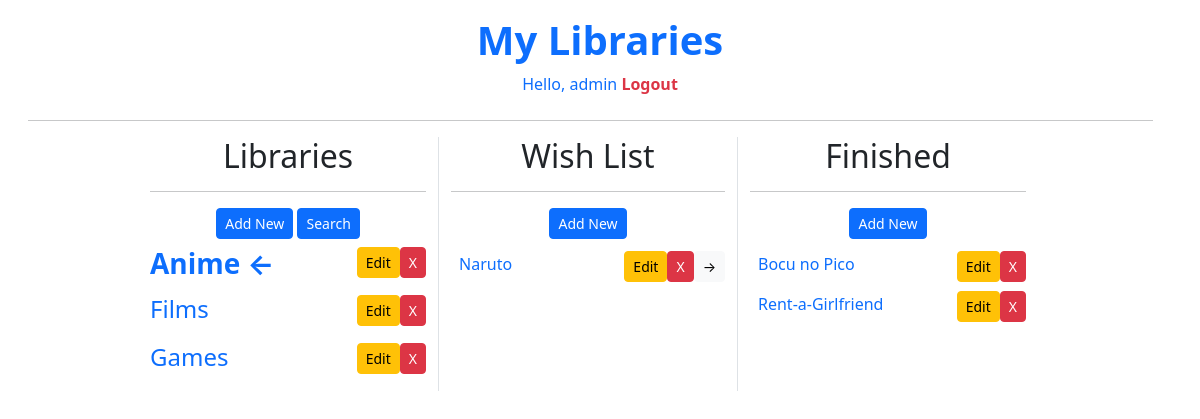
Page /library/Anime/ (signed in) on the earlier database version.
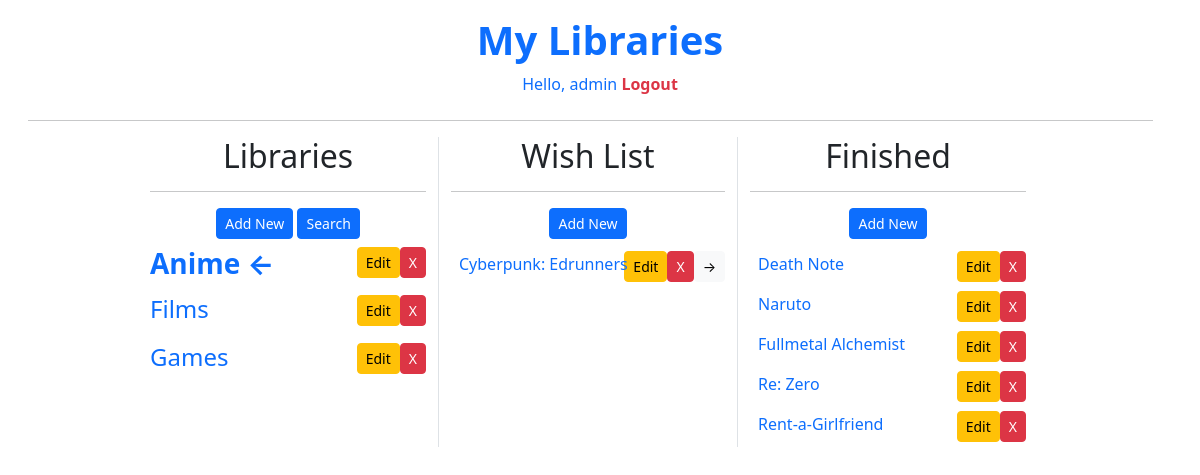
Same page on the later database version.
### apps/base/models.py (models this page shows, shortened)
class Library(models.Model):
    user = models.ForeignKey(User, on_delete=models.CASCADE)
    name = models.CharField(max_length=22, null=True, blank=True)
    created = models.DateTimeField(auto_now_add=True)
    class Meta:
        ordering = ['name']

class Wish(models.Model):
    user = models.ForeignKey(User, on_delete=models.CASCADE)
    library = models.ForeignKey(Library, on_delete=models.CASCADE)
    name = models.CharField(max_length=56, null=True, blank=True)
    created = models.DateTimeField(auto_now_add=True)
    class Meta:
        ordering = ['-created']

class Finished(models.Model):
    user = models.ForeignKey(User, on_delete=models.CASCADE)
    library = models.ForeignKey(Library, on_delete=models.CASCADE)
    name = models.CharField(max_length=56, null=True, blank=True)
    created = models.DateTimeField(auto_now_add=True)
    class Meta:
        ordering = ['-created']

### apps/library_app/views.py (the view, shortened to what this page needs)
# urls.py: path('<str:lib_name>/', LibraryOpen.as_view(), name='library_open'),
class LibraryOpen(generic.ListView):
    model = Library
    context_object_name = 'libraries'
    template_name = 'library_app/library_open.html'
    def get_context_data(self, **kwargs):
        context = super().get_context_data(**kwargs)
        context['libraries'] = context['libraries'].filter(user=self.request.user)
        context['wish_list'] = Wish.objects.filter(user=self.request.user)
        context['wish_list'] = context['wish_list'].filter(library__name=self.kwargs.get('lib_name'))
        context['finished_list'] = Finished.objects.filter(user=self.request.user)
        context['finished_list'] = context['finished_list'].filter(library__name=self.kwargs.get('lib_name'))
        context['lib_name'] = self.kwargs.get('lib_name')
        return context

### templates/library_app/library_open.html (shortened to what this page needs)
{% extends 'main.html' %}
{% load static %}
{% block content %}
<div class="w-100 row justify-content-md-center text-center">
    <div class="col col-lg-3">
        <p class="h2 text-decoration-none">Libraries</p>
        <hr>
        <div>
            <a href="{% url 'library_create' %}" class="btn btn-primary btn-sm mb-2" role="button">Add New</a>
            <a href="{% url 'lib_search' %}" class="btn btn-primary btn-sm mb-2" role="button">Search</a>
            {% for library in libraries %}
                {% if library.name == lib_name %}
                    <p class="pb-2">
                        <a href="{% url 'library_open' library.name %}" class="h3 text-decoration-none float-start"><b>{{ library.name }} ←</b></a>
                        <a href="{% url 'library_delete' library.id %}" class="btn btn-danger btn-sm float-end">X</a>
                        <a href="{% url 'library_update' library.id %}" class="btn btn-warning btn-sm float-end">Edit</a>
                        <br>
                    </p>
                {% else %}
                    <p class="pb-2">
                        <a href="{% url 'library_open' library.name %}" class="h4 text-decoration-none float-start">{{ library.name }}</a>
                        <a href="{% url 'library_delete' library.id %}" class="btn btn-danger btn-sm float-end">X</a>
                        <a href="{% url 'library_update' library.id %}" class="btn btn-warning btn-sm float-end">Edit</a>
                        <br>
                    </p>
                {% endif %}
            {% endfor %}
        </div>
    </div>
    <div class="col col-lg-3 border-start border-end">
        <p class="h2 text-decoration-none">Wish List</p>
        <hr>
        <div>
            <a href="{% url 'wish_create' lib_name %}" class="btn btn-primary btn-sm mb-2" role="button">Add New</a>
            {% if wish_list %}
                {% for wish in wish_list %}
                    <p class="position-absolute p-2">
                        <a role="button" class="h6 text-decoration-none float-start" data-bs-toggle="modal"data-bs-target="#wishModal{{ wish.id }}">
                            {{ wish.name | slice:":25"}}
                        </a>
                        <form method="POST">
                            <input class="d-block mt-1 btn btn-light btn-sm float-end" type="submit" name="move-to-finished" value="→">
                        </form>
                        <form method="POST">
                            <input class="d-block mt-1 btn btn-danger btn-sm float-end" type="submit" name="wish-delete" value="X">
                        </form>
                        <a href="{% url 'wish_update' lib_name wish.id %}" class="d-block mt-1 btn btn-warning btn-sm float-end">Edit</a>
                        <br>
                    </p>
                {% endfor %}
            {% else %}
                <p>There is nothing here yet...</p>
            {% endif %}
        </div>
    </div>
    <div class="col col-lg-3">
        <p class="h2 text-decoration-none">Finished</p>
        <hr>
        <div>
            <a href="{% url 'finished_create' lib_name %}" class="btn btn-primary btn-sm mb-2" role="button">Add New</a>
            {% if finished_list %}
                {% for finished in finished_list %}
                    <p class="position-absolute p-2">
                        <a role="button" class="h6 text-decoration-none float-start" data-bs-toggle="modal"data-bs-target="#finishedModal{{ finished.id }}">
                            {{ finished.name | slice:":25"}}
                        </a>
                        <form method="POST">
                            <input class="d-block mt-1 btn btn-danger btn-sm float-end" type="submit" name="finished-delete" value="X">
                        </form>
                        <a href="{% url 'finished_update' lib_name finished.id %}" class="d-block mt-1 btn btn-warning btn-sm float-end">Edit</a>
                        <br>
                    </p>
                {% endfor %}
            {% else %}
                <p>There is nothing here yet...</p>
            {% endif %}
        </div>
    </div>
</div>
{% endblock %}

### templates/main.html (shortened to what this page needs)
<!DOCTYPE html>
{% load static %}
<html>
    <head>
        <link rel="stylesheet" href="{% static 'style.css' %}"/>
        <link href="https://cdn.jsdelivr.net/npm/bootstrap@5.2.2/dist/css/bootstrap.min.css" rel="stylesheet">
    </head>
    <body>
        <h1 class="text-center pt-3"><a href="{% url 'libraries' %}" class="text-decoration-none"><b>My Libraries</b></a></h1>
        <p class="text-center pb-2">
            {% if request.user.is_authenticated %}
                <a role="button" data-bs-toggle="modal" data-bs-target="#userprofileModal" class="h6 text-decoration-none">Hello, {{ request.user }}</a>
                <b><a href="{% url 'logout' %}" class="text-decoration-none text-danger">Logout</a></b>
            {% endif %}
        </p>
        <center>
            <hr class="main-hr">
        </center>
        {% block content %}
        {% endblock %}
    </body>
</html>

### static/style.css (style rules this page uses)
.main-hr { width: 1125px; margin-right: 20px; }

Differences in the rows shown:
removed Wish: name "Naruto"
removed Finished: name "Bocu no Pico"
added Wish: name "Cyberpunk: Edrunners"
added Finished: name "Death Note"
added Finished: name "Naruto"
added Finished: name "Fullmetal Alchemist"
added Finished: name "Re: Zero"
